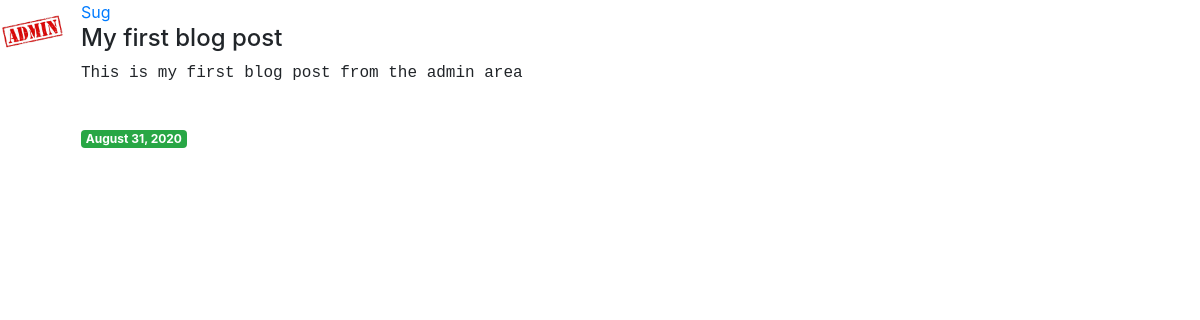
The app's page /post/1/ with its own data.
### sug/models.py (models this page shows, shortened)
class Post(models.Model):
    author = models.ForeignKey(User, on_delete=models.CASCADE)
    title = models.CharField(max_length=200)
    content = models.TextField()
    date_posted = models.DateTimeField(auto_now_add=True, null=True)

### user/models.py (models this page shows, shortened)
class Profile(models.Model):
    user = models.OneToOneField(User, on_delete=models.CASCADE)
    image = models.ImageField(default='default.jpg', upload_to = 'profile_pics')

### sug/views.py (the view)
# urls.py: path('post/<int:pk>/', DetailPost.as_view(), name= 'post_detail'),
class DetailPost(DetailView):
    model = Post
    template_name = 'post_detail.html'
    context_object_name = 'posts'

### sug/templates/post_detail.html (shortened to what this page needs)
{% extends 'base.html' %}
{% block body %}
    <article class="media content-section">
        <img class ="rounded-circle article-img" src="{{ posts.author.profile.image.url }}">
        <div class="media-body">
            <div class="article-metadata">
                <a class="mr-2" href="#">{{ posts.author }}</a>
            </div>
            <h4 class="article-title">{{ posts.title }}</h4>
            <p class="article-content" style="font-family: monospace;">{{ posts.content }}</p>
            <br />
            <span class="badge badge-success">{{posts.date_posted|date:"F j, Y"}}</span>
        </div>
    </article>
{% endblock %}

### sug/templates/post_detail.html (style rules this page uses)
.article-img { height: 65px; width: 65px; margin-right: 16px; }

### records on screen
Post: author.profile.image (picture), author "Sug", title "My first blog post", content "This is my first blog post from the admin area", date_posted "August 31, 2020"
